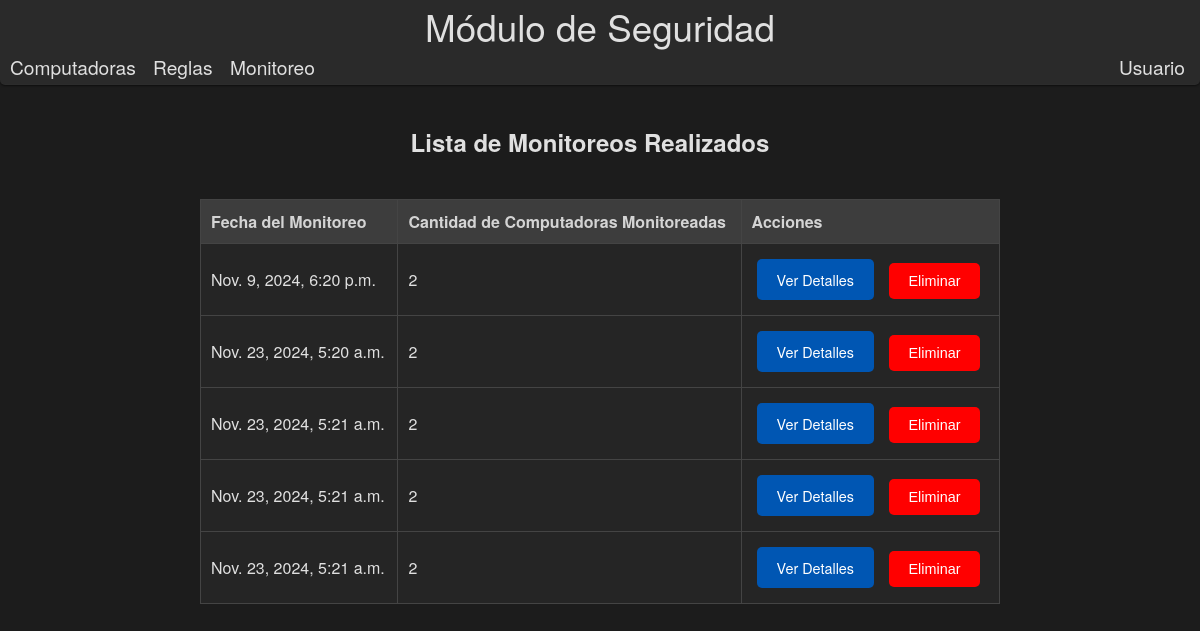
The app's page /monitoreos/listar/ with its own data.
### Modulo/models.py (models this page shows, shortened)
class Monitoreo(models.Model):
    date_checked = models.DateTimeField(auto_now_add=True)
    computers_monitored = models.ManyToManyField(ComputerProperties)
    incumplimientos_detected = models.JSONField(default=list)  # Usamos JSONField para almacenar los incumplimientos

### Modulo/views.py (the view)
# urls.py: path('monitoreos/listar/', listar_monitoreos, name='listar_monitoreos'),
def listar_monitoreos(request):
    from .models import Monitoreo  # Importar dentro de la función
    monitoreos = Monitoreo.objects.all()
    return render(request, 'propiedades/listar_monitoreos.html', {'monitoreos': monitoreos})

### Modulo/templates/propiedades/listar_monitoreos.html (shortened to what this page needs)
{% extends 'modulo.html' %}
{% block content %}
<h2 class="form-title">Lista de Monitoreos Realizados</h2>
<div class="table-container">
    <table class="gray-table">
        <thead>
            <tr>
                <th>Fecha del Monitoreo</th>
                <th>Cantidad de Computadoras Monitoreadas</th>
                <th>Acciones</th>
            </tr>
        </thead>
        <tbody>
            {% for monitoreo in monitoreos %}
            <tr>
                <td>{{ monitoreo.date_checked }}</td>
                <td>{{ monitoreo.computers_monitored.count }}</td>
                <td>
                    <a href="{% url 'ver_detalles_monitoreo' monitoreo.id %}" class="btn-submit">Ver Detalles</a>
                    <button type="button" class="btn-submit btn-delete" onclick="confirmDeleteModal({{ monitoreo.id }});">Eliminar</button>
                </td>
            </tr>
            {% endfor %}
        </tbody>
    </table>
</div>
{% endblock %}

### Modulo/static/modulo.css (style rules this page uses)
body { background-color:#1c1c1c; color: #e0e0e0; font-family: "Helvetica Neue", Arial, sans-serif; margin: 0; display: flex; flex-direction: column; min-height: 100vh; }
.btn-submit, .btn-cancel { padding: 8px 20px; border: none; border-radius: 5px; background-color: #4a4a4a; color: #fff; cursor: pointer; transition: background-color 0.3s, box-shadow 0.3s; margin: 5px; text-decoration: none; display: inline-block; font-size: 0.9em; }
.table-container { max-width: 800px; margin: 0 auto; overflow-x: auto; }
.gray-table { width: 100%; border-collapse: collapse; margin-top: 20px; }
.gray-table th, .gray-table td { border: 1px solid #444; padding: 10px; text-align: left; }
.gray-table th { background-color: #3d3d3d; color: #d4d4d4; }
.gray-table tr:nth-child(even) { background-color: #252525; }
.gray-table tr:nth-child(odd) { background-color: #252525; }
.form-title { text-align: center; color:#e0e0e0; margin-bottom: 20px; font-family: "Helvetica Neue", Arial, sans-serif; margin-left: -20px; }
a { color: #fff; text-decoration: none; position: relative; transition: color 0.3s; }
a::after { content: ''; position: absolute; width: 0; height: 2px; display: block; margin-top: 5px; right: 0; background: #007bff; transition: width 0.3s ease; -webkit-transition: width 0.3s ease; }
.btn-submit { background-color: #0056b3; color: #fff; padding: 10px 20px; border: none; border-radius: 5px; cursor: pointer; transition: background-color 0.3s, box-shadow 0.3s; }
.form-title { text-align: center; margin-top: 20px; }
.btn-delete { background-color: #ff0000; }
.table-container { margin-top: 20px; }

### records on screen
Monitoreo: date_checked "Nov. 9, 2024, 6:20 p.m.", computers_monitored.count "2"
Monitoreo: date_checked "Nov. 23, 2024, 5:20 a.m.", computers_monitored.count "2"
Monitoreo: date_checked "Nov. 23, 2024, 5:21 a.m.", computers_monitored.count "2"
Monitoreo: date_checked "Nov. 23, 2024, 5:21 a.m.", computers_monitored.count "2"
Monitoreo: date_checked "Nov. 23, 2024, 5:21 a.m.", computers_monitored.count "2"
